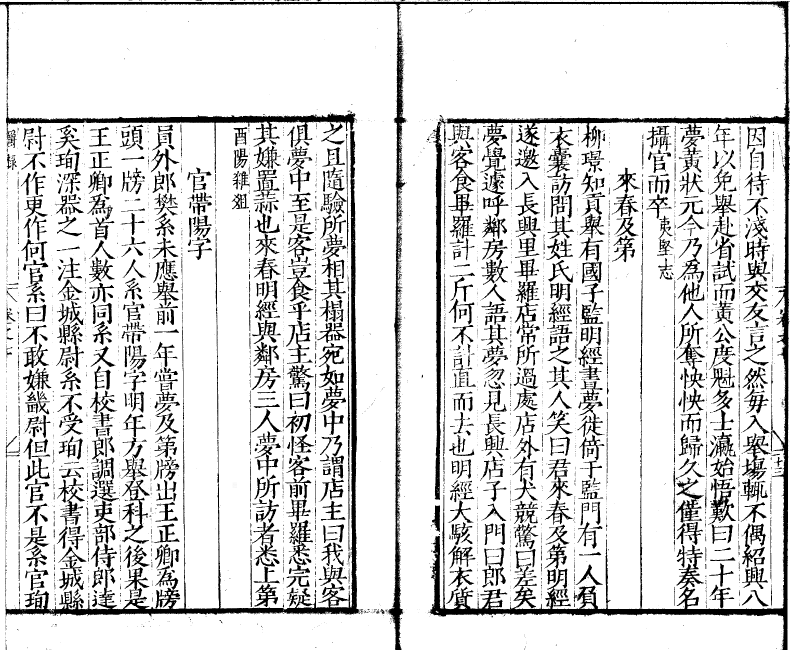
#> input picture benchmark/phase3/runs/round52/digestion/work-leikao-r52/lk-245-245.png, 1580 x 1300 px, given in place of lk-235-235.png, which was not available (shown at 1/2 size)
$ python crop_leikao_cont_r52b.py
#> lines starting #> are read from the running program, lines starting #| are printed output that depends on the picture
#!/usr/bin/env python3
"""R52 leikao cont seat (second seat): crops from EXISTING 130dpi work renders only (no PDF re-render),
enlarged 3x for verbatim check of candidate passages C52/C53/C54."""
from PIL import Image
import pathlib
base = pathlib.Path(__file__).parent / "digestion" / "work-leikao-r52"
out = pathlib.Path(__file__).parent / "digestion" / "work-leikao-r52" / "crops-cont"
out.mkdir(exist_ok=True)
jobs = [
    ("lk-235-235.png", (0.00, 0.12, 0.50, 0.97), "c52_p235_left"),
    ("lk-236-236.png", (0.50, 0.12, 1.00, 0.60), "c52_p236_right_top"),
    ("lk-258-258.png", (0.50, 0.12, 1.00, 0.97), "c53_p258_right"),
    ("lk-271-271.png", (0.00, 0.12, 0.50, 0.97), "c54_p271_left"),
]
for name, (x0, y0, x1, y1), tag in jobs:
    im = Image.open(base / name)
#> im is the input picture: PIL image 1580x1300 RGB; min 0, max 255, mean 217.2
    w, h = im.size
#> w = 1580; h = 1300
    crop = im.crop((int(w*x0), int(h*y0), int(w*x1), int(h*y1)))
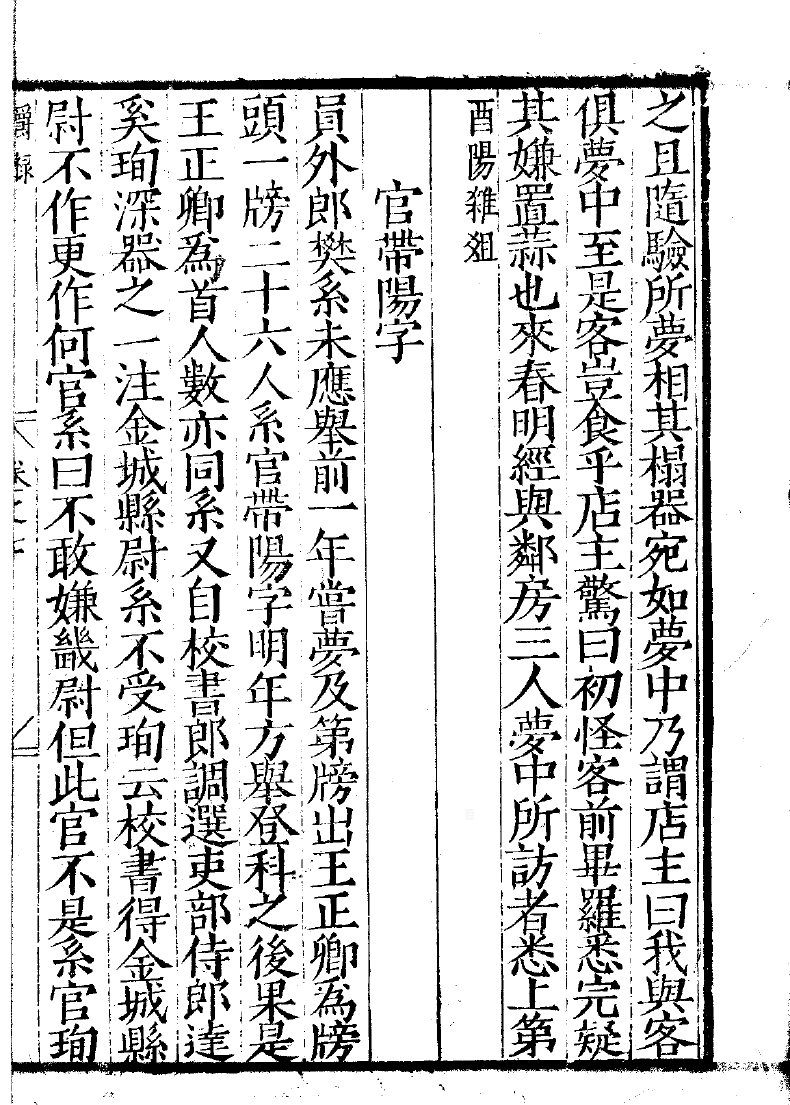
#> crop: PIL image 790x1105 RGB; min 0, max 255, mean 214.1
    crop = crop.resize((crop.size[0]*3, crop.size[1]*3), Image.LANCZOS)
#> crop: PIL image 2370x3315 RGB
    crop.save(out / f"{tag}.png")
    print(tag, crop.size)
#| c52_p235_left (2370, 3315)
#> pass 2 of the loop `for name, (x0, y0, x1, y1), tag in jobs:`:
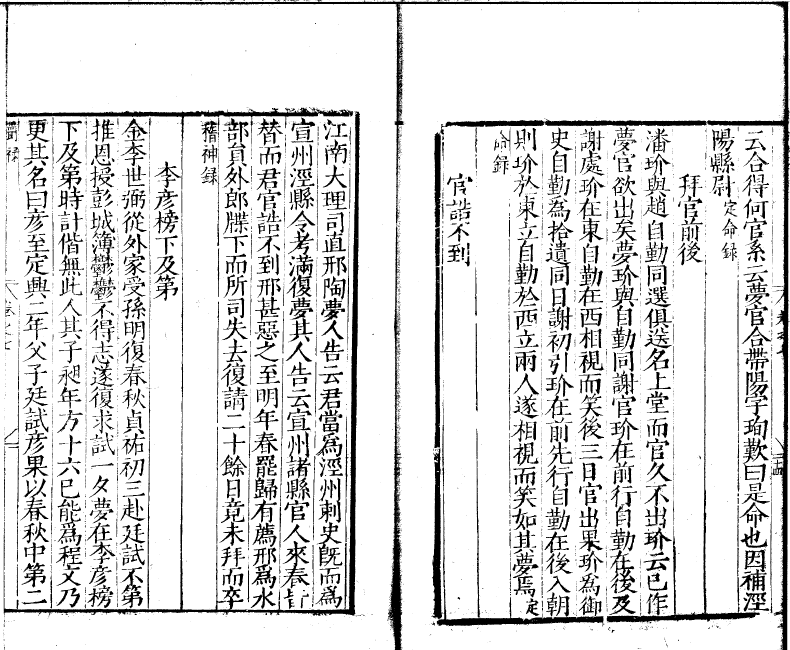
#> input picture benchmark/phase3/runs/round52/digestion/work-leikao-r52/lk-246-246.png, 1580 x 1300 px, given in place of lk-236-236.png, which was not available (shown at 1/2 size)
#> im is the input picture: PIL image 1580x1300 RGB; min 0, max 255, mean 221.1
#> `crop = im.crop((int(w*x0), int(h*y0), int(w*x1), int(h*y1)))`:
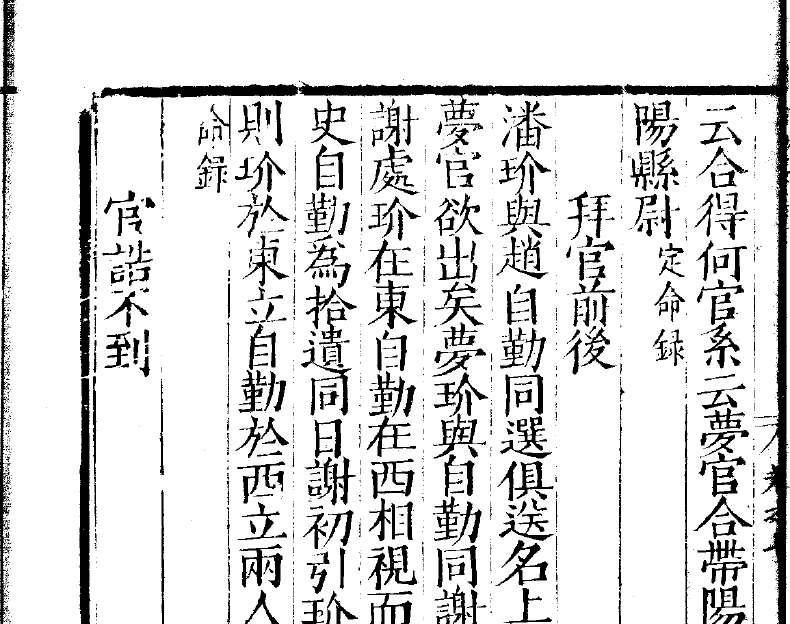
#> crop: PIL image 790x624 RGB; min 0, max 255, mean 219.3
#| c52_p236_right_top (2370, 1872)
#> (the run stopped early here; a loop or call above may not have finished)
